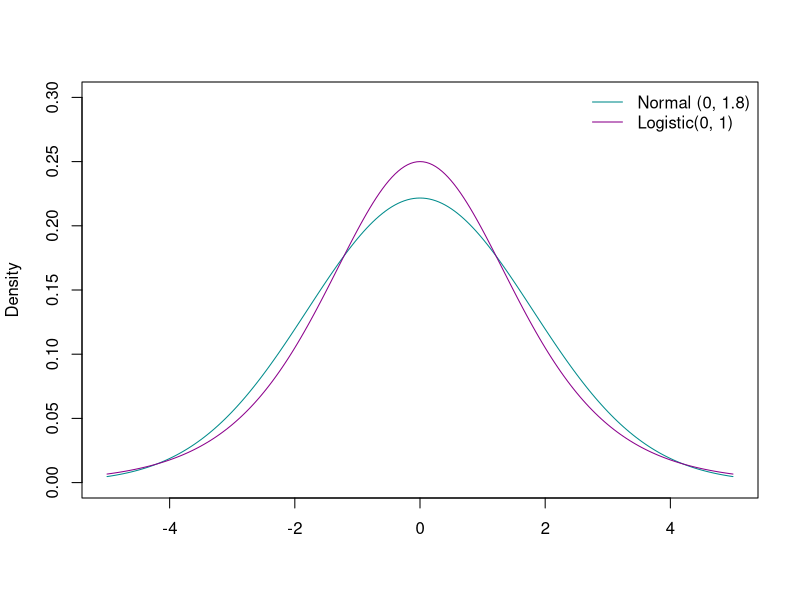
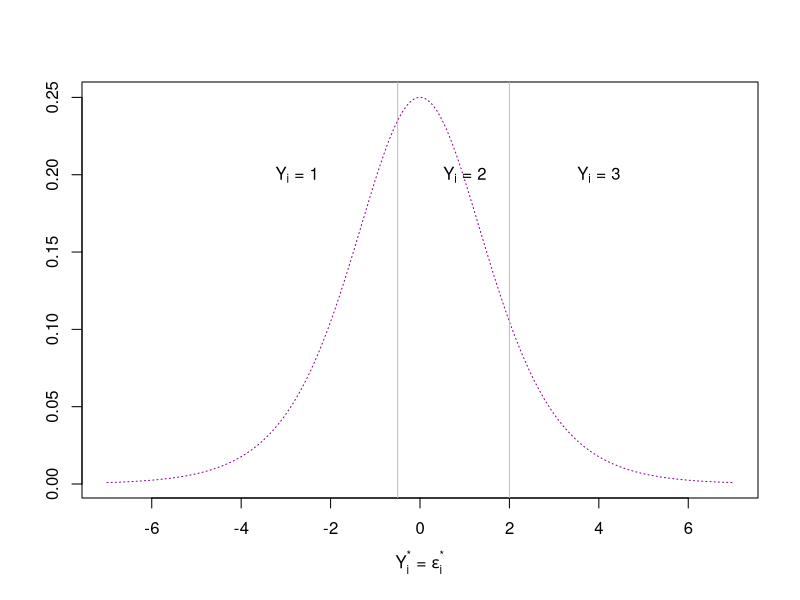
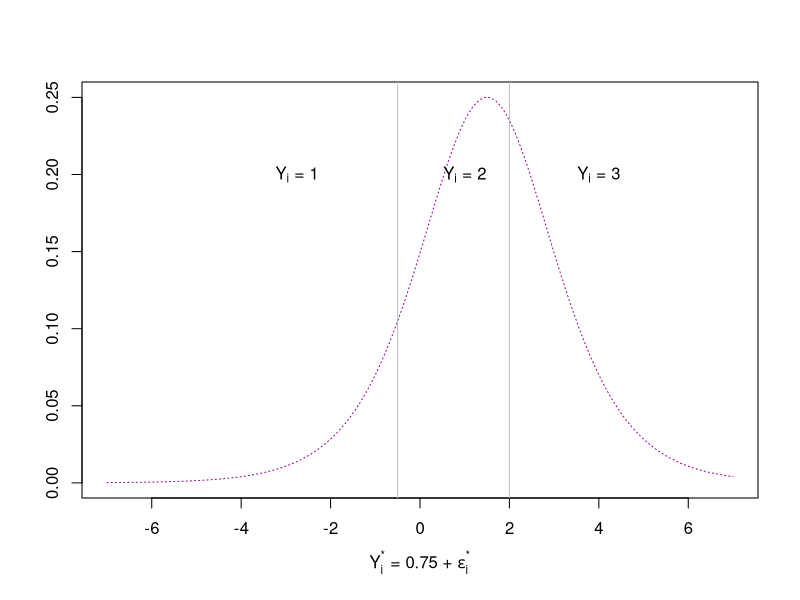

Reproduce these figures in R, in order. (Note: this script raises an error after producing the figures.)
## ---- chunk 1
knitr::opts_chunk$set(echo = TRUE, 
                      cache = FALSE,
                      fig.align = "center",
                      fig.width = 4.5,
                      fig.height = 4,
                      letina = TRUE)
## ---- chunk 2
# values at which to plot distributions
x = seq(-5, 5, .05)

# plot Normal(0, 1.8) distribution first
plot(x, dnorm(x, 0, 1.8), type = "l", col = "darkcyan",
     ylab = "Density", xlab = NA, ylim = c(0, .3))
# add Logistic(0,1) distribution
lines(x, dlogis(x), col = "darkmagenta")

# add legend
legend("topright", col = c("darkcyan", "darkmagenta"),
       lty = c(1,1), legend = c("Normal (0, 1.8)", "Logistic(0, 1)"),
       bty = "n")
## ---- chunk 3
# set seed
set.seed(123)

# set observations
n = 25000

# beta-vector (constant, beta1, beta2)
beta = c(-.5, .75, .2)

# first predictor (continuous)
x1 = runif(n, -1, 1)

# second predictor (dummy)
x2 = sample(c(0,1), n, replace = T)

# generate latent error term ~ Logistic(0, 1)
e_star = rlogis(n)

# generate latent outcome y_star
y_star = beta[1] + beta[2] * x1 + beta[3] * x2 + e_star

# set observed outcome equal to 1 if y_star > 0 and set it to 0 otherwise
y = ifelse(y_star > 0, 1, 0)

# fit a logistic regression to the simulated dataset
lreg = glm(y ~ x1 + x2, family = binomial(link = "logit"))

# compare true to estimated coefficients
rbind(Estimated = coef(lreg),
      True = beta)
## ---- chunk 4
# grid to plot distribution
x = seq(-7, 7, .01)

# threshold values
tau = c(-0.5, 2)

# plot logistic curve
plot(x, dlogis(x), type = "l", lty = 3, col = "darkmagenta",
     xlab = expression(paste(Y[i]^"*", " = ", epsilon[i]^"*")),
     ylab = "")

# plot thresholds
abline(v = tau, col = "grey")

# plot outcome labels
text(-2.75, .2, expression(paste(Y[i], " = 1")))
text(1, .2, expression(paste(Y[i], " = 2")))
text(4, .2, expression(paste(Y[i], " = 3")))
## ---- chunk 5
# plot logistic curve
plot(x, dlogis(x, 1.5), type = "l", lty = 3, col = "darkmagenta",
     xlab = expression(paste(Y[i]^"*"," = 0.75 + ", epsilon[i]^"*")),
     ylab = "")

# plot thresholds
abline(v = tau, col = "grey")

# plot outcome labels
text(-2.75, .2, expression(paste(Y[i], " = 1")))
text(1, .2, expression(paste(Y[i], " = 2")))
text(4, .2, expression(paste(Y[i], " = 3")))
## ---- chunk 6
library(dplyr)
library(data.table)
library(dtplyr)
library(ggplot2)
## ---- chunk 7
# obs
n = 25000

# coefficients
beta = c(.8, .25)

# predictors (dummy & continuous)
x1 = sample(c(0, 1), n, replace = T)
x2 = runif(n, -2, 2)

# thresholds
tau = c(-.5, 2)

# generate latent outcome
ystar = x1 * beta[1] + x2 * beta[2] + rlogis(n)

# generate obseved outcome
y = ifelse(
    ystar < tau[1], 1,
        ifelse(ystar >= tau[1] & ystar < tau[2], 2, 3)
)

# construct dataset
olog_dat = data.table(y, x1, x2)

# fit ordered logistic regression          
olog_fit = MASS::polr(factor(y) ~ x1 + x2, data = olog_dat)

# summarize
summary(olog_fit)
## ---- chunk 8
# new dataset for predictions
new_dat = data.table(x1 = 1, x2 = seq(-2, 2, .1))

# obtain predicted probabilities
yhat = data.table(
    new_dat[, x2],
    predict(olog_fit, newdata = new_dat, type = "p")
) 

# rename variables
setnames(
    yhat, 
    c("x2", "Pr[Y = 1]", "Pr[Y = 2]", "Pr[Y = 3]")
)

# reshape into long form
yhat_long = melt(
    data = yhat, 
    id.vars = "x2",
    variable.name = "outcome",
    value.name = "pred.prob")

# plot
ggplot(yhat_long, aes(x = x2, y = pred.prob, col = outcome)) + 
    geom_line() +
    theme_bw() +
    labs(y = "Predicted Probabilities",
         x = expression(x[2])) +
    scale_color_viridis_d(
        name = "Outcomes",
        begin = .2, 
        end = .8, 
        option = "A")
## ---- chunk 9
# number of outcome categories
K = 4

# predictor matrix
X = cbind(1, x1, x2)

# regression coefficients (we need one element for each outcome category)
beta = cbind(
    rep(0, 3),
    c(-.75, 1.2, .4),
    c(.5, .25, -.95),
    c(.5, .4, .6)
)

# unnormalized predicted probs
raw_pred = exp(X %*% beta)

# normalize
pred = sweep(raw_pred, 1, rowSums(raw_pred), "/")

# draw outcome
y = apply(pred, 1, function(w) {
    sample.int(K, size = 1, prob = w)
})

# generate dataset
dat = data.table(y, x1, x2)
## ---- chunk 10
beta
## ---- chunk 11
# fit multinomial logit model
mlog_fit = nnet::multinom(y ~ x1 + x2, data = dat)

# look at summary
summary(mlog_fit)
## ---- chunk 12
t(beta[, -1])
## ---- chunk 13
# extract reg. coef and exponentiate
risk_ratio = exp(coef(mlog_fit))

# print rel. risk ratios
risk_ratio
## ---- chunk 14
# new dataset for predictions (this time fixing x1 = 0)
new_dat = data.table(x1 = 1, x2 = seq(-2, 2, .1))

# obtain predicted probabilities
yhat = data.table(
    new_dat[, x2],
    predict(mlog_fit, newdata = new_dat, type = "p")
) 

# rename variables
setnames(
    yhat, 
    c("x2", "Pr[Y = 1]", "Pr[Y = 2]", "Pr[Y = 3]", "Pr[Y = 4]")
)

# reshape into long form
yhat_long = melt(
    data = yhat, 
    id.vars = "x2",
    variable.name = "outcome",
    value.name = "pred.prob")

# plot
ggplot(yhat_long, aes(x = x2, y = pred.prob, col = outcome)) + 
    geom_line() +
    theme_bw() +
    labs(y = "Predicted Probabilities",
         x = expression(x[2]))
## ---- chunk 15
#' Confidence Intervals for Predictions of Ordered Logistic Regression Model
#' 
#' A function to calculate simulation-based confidence intervals for predictions based on \code{MASS::polr} objects relying large-sample behavior of the MLE.
#'
#' @param m a \code{MASS::polr} object
#' @param newdata dataset that specifies the values for which predictions should be made
#' @param level the \eqn{\alpha}-level
#' @param n_sim number of simulation draws to use
#' @param return_fit if TRUE, the function returns also the point estimates; otherwise, only confidence intervals are returned
#' @param return_list if TRUE, a \code{list} object is returned; otherwise, the function returns an \code{array}
#' @return a list of length \code{K}, where \code{K} is the number of ordered categories of the dependent variable. Each element of this list is a \code{n} times \code{m} matrix, where \code{n} is the number of points at which the predictionis made and \code{m} is either 3 (if \code{return_fit = FALSE}) or 2. 

sim_ci_pred_polr = function(
    m,                  
    newdata,            
    level,              
    n_sim = 1000,       
    return_fit = TRUE,  
    return_list = TRUE) 
{
    
    # check whether required packages are installed
    if (!requireNamespace("abind"))
        stop("Install abind to use function")
    
    # transform newdata into matrix
    X = as.matrix(newdata)
    
    # get coefs
    beta = coef(m)
    n_beta = length(beta)
    
    # get thresholds and augment with inf
    tau = m$zeta
    n_cat = length(tau) + 1L

    # get variance-covariance matrix
    Sigma = vcov(m)
    
    message(
        paste0("Calculating ", 100 * level, 
               "% confidence intervals with ",
               n_sim, 
               " simulation draws ... ")
    )

    # simulate coefficients from multivariate Normal dist.
    sim_res = MASS::mvrnorm(
        n_sim,
        mu = c(beta, tau),
        Sigma = Sigma)
    
    # for each of simulated coefs, make predictions
    pred = lapply(1:nrow(sim_res), function(w) {
        
        # linear predictor
        xb = X %*% sim_res[w, 1:n_beta]
        
        # augmented threshold vector
        aug_tau = c(
            -Inf, 
            sim_res[w, (n_beta + 1):ncol(sim_res)], 
            Inf)
        
        # empty matrix to store results
        P = matrix(NA, nrow = nrow(X), ncol = n_cat)
        
        # fill with predicted probs
        for (i in 2:length(aug_tau)) {
            
            P[, i - 1L] = plogis(aug_tau[i], xb) - 
                plogis(aug_tau[i - 1L], xb)
                                
        }
        
        return(P)
        
    })
    
    # transform to array
    pred_arr = simplify2array(pred)
    
    # get lower and upper bound probs
    lo = 0.5 * (1 - level)
    hi = 1 - lo
    
    # calculate CIs
    ci = apply(pred_arr, 1:2, quantile, probs = c(lo, hi))
    
    if (return_fit) {
        
        # linear predictor
        xb = X %*% beta
        aug_tau = c(-Inf, tau, Inf)
        
        P = matrix(NA, nrow = nrow(X), ncol = n_cat)
        
        for (i in 2:length(aug_tau)) {
            
            P[, i - 1L] = plogis(aug_tau[i], xb) - 
                plogis(aug_tau[i - 1L], xb)
                                
        
        }
        
        # add fit and re-arrange
        res = aperm(
            abind::abind(P, ci, along = 1L),
            c(2, 1, 3)
        )
        
        # add dimension names
        dimnames(res) = list(
            NULL,
            c("fit", "lower", "upper"),
            paste0("outcome_", 1:n_cat)
        )

        
    } else {
        
        # re-arrange
        res = aperm(ci, c(2, 1, 3))
        
        # add dimension names
        dimnames(res) = list(
            NULL,
            c("lower", "upper"),
            paste0("outcome_", 1:n_cat)
        )
    
    }
    
    if (!return_list) 
        return(res)
    
    # transform back to list    
    res_list = lapply(
        seq.int(dim(res)[3]), function(w) res[ , , w]
    )
    
    # add names
    names(res_list) = dimnames(res)[[3]]
    
    return(res_list)
    
}
## ---- chunk 16
set.seed(52432)

# obs
n = 5000

# coefficients
beta = c(.8, .25)

# thresholds
tau = c(-.5, 2)

# predictors (dummy & continuous)
x1 = sample(c(0, 1), n, replace = T)
x2 = runif(n, -2, 2)

# generate latent outcome
ystar = x1 * beta[1] + x2 * beta[2] + rlogis(n)

# generate obseved outcome
y = ifelse(
    ystar < tau[1], 1,
        ifelse(ystar >= tau[1] & ystar < tau[2], 2, 3)
)

# construct dataset
olog_dat = data.table(y, x1, x2)

# refit model
refit = MASS::polr(factor(y) ~ x1 + x2, data = olog_dat,
                   Hess = T)

# dataset to make predictions
new_dat = data.table(x1 = 1, x2 = seq(-2, 2, .1))

# get predictions and CIs
ci = sim_ci_pred_polr(
    m = refit,          # model
    newdata = new_dat,  # data for which preds are made
    level = .95,        # desired confidence level
    n_sim = 1000)       # number of sims to use

# combine list to data.table
#
# note: the do.call function calls the function rbind
#       on the list ci. It will `rbind` each of the elements
#       in the ci object together, so that the first element
#       in ci (which is a matrix of predictions for the 
#       outcome Y = 1) on top of the second element (which 
#       contains the predictions for the outcome Y = 2),
#       and so on.
pred_dat = do.call(rbind, ci) %>%
    as.data.table

# add outcome column and column for predictor values
#
# note: as mentioned repeatedly throughout the course, when
#       you are not `merge`ing datasets, but assign columns
#       by your self directly, you have to be 100% sure that
#       the rows of your original dataset indeed correspond
#       to the rows of your added columns. In this case,
#       we are 100% sure, since we have created the object
#       ourselves. In the case you are uncertain, you should
#       always check the resulting object. 

pred_dat[, `:=`(
    outcome = rep(1:3, each = nrow(new_dat)),
    x2 = rep(new_dat$x2, 3)
)]


# change outcome to factor with appropriate labels
pred_dat[
    , outcome := factor(
        outcome,
        levels = 1:3,
        labels = paste0("Pr[Y = ", 1:3, "]"))
    ]
                        

# plot
ggplot(pred_dat, aes(x = x2, y = fit, col = outcome)) + 
    geom_ribbon(
        aes(ymin = lower, ymax = upper, fill = outcome), 
        col = NA, alpha = .3,
        inherit.aes = T
    ) + 
    geom_line() + 
    theme_bw() +
    labs(x = expression(x[2]), y = "Predicted Probability") + 
    scale_color_viridis_d(
        name = "Outcomes",
        begin = .2, 
        end = .8, 
        option = "A") + 
    scale_fill_viridis_d(
        name = "Outcomes",
        begin = .2, 
        end = .8, 
        option = "A")
